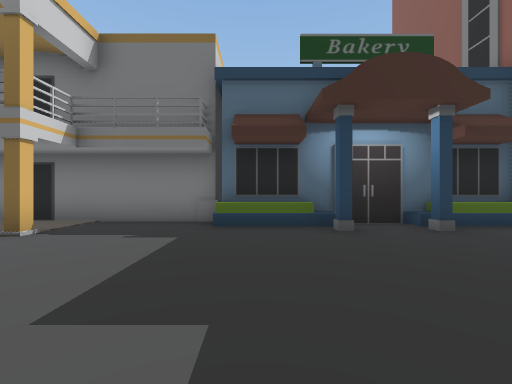
[1] (above)

16 first-person views from a walk through a Unity game level. The camera is 1.4 m above the floor, looks level and sees 90° across. The floor is counted in squares, 2 m on a side. Each view is taken from the middle of a square. On the plan, view 1 faces up. The plan holds only what a view shows up to about 9 squares ahead; the rest is blank. The place goes on beyond the plan. Some animated figures are left out.

[2]
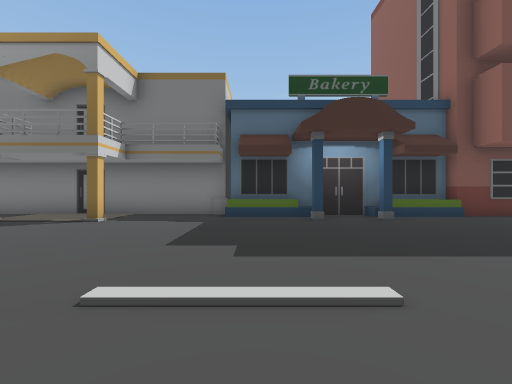

[3]
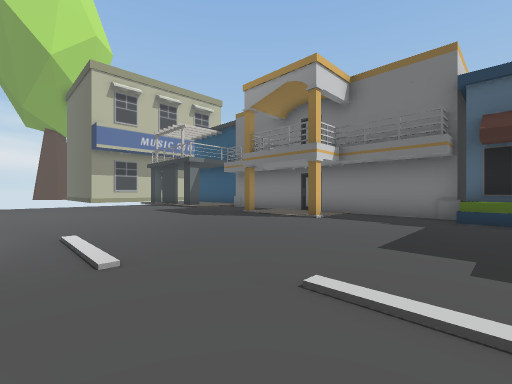

[4]
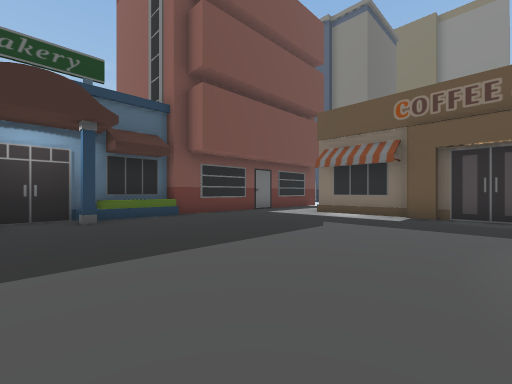

[5]
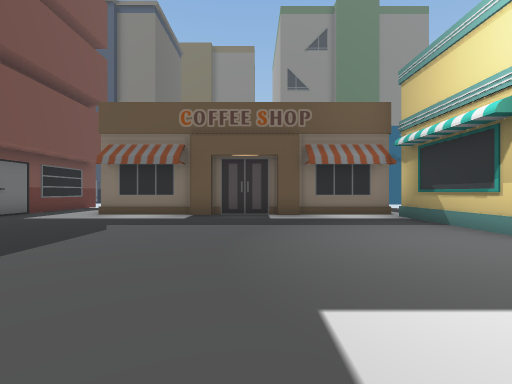

[6]
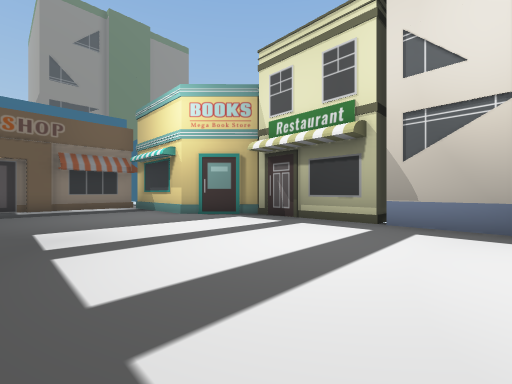

[7]
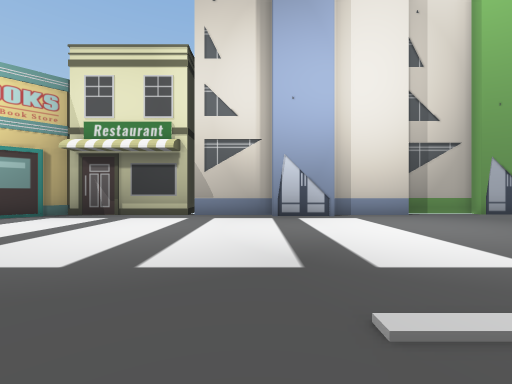

[8]
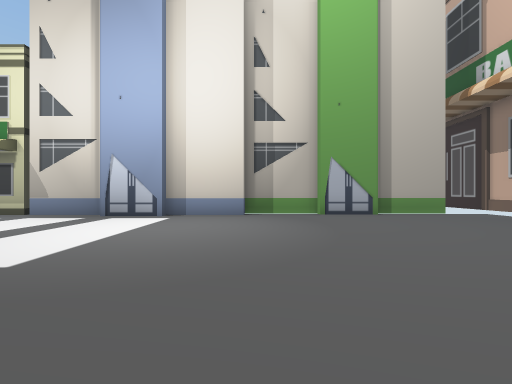

[9]
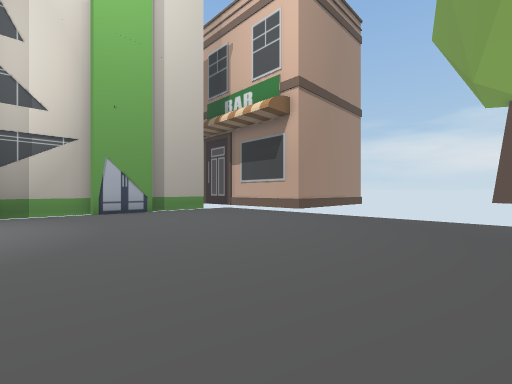

[10]
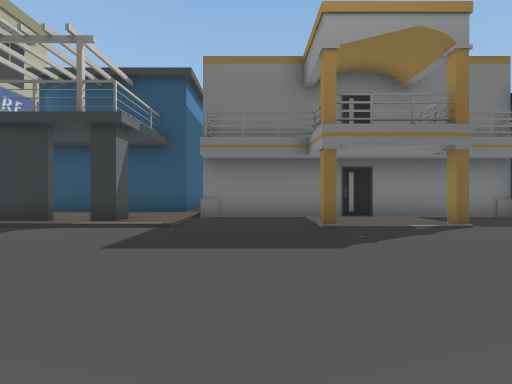

[11]
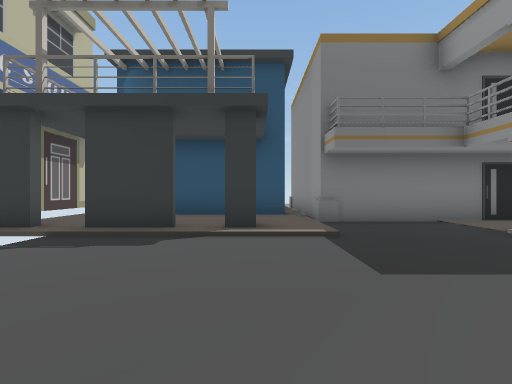

[12]
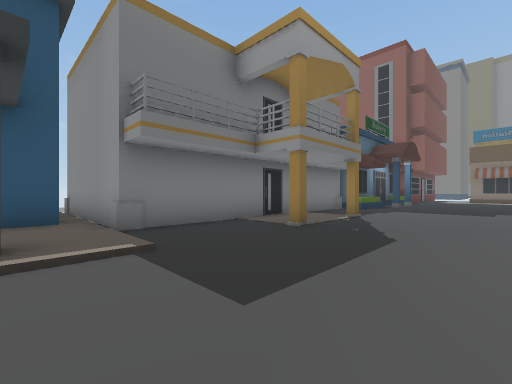

[13]
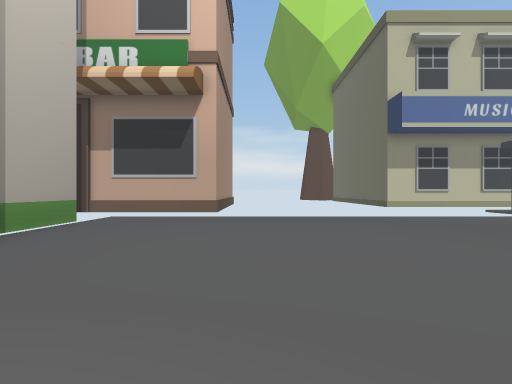

[14]
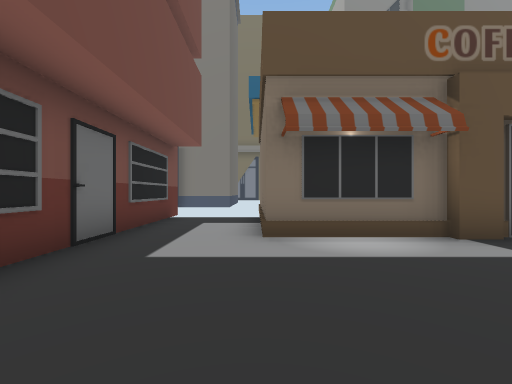

[15]
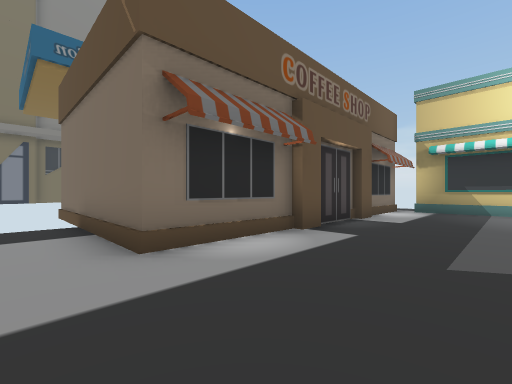

[16]
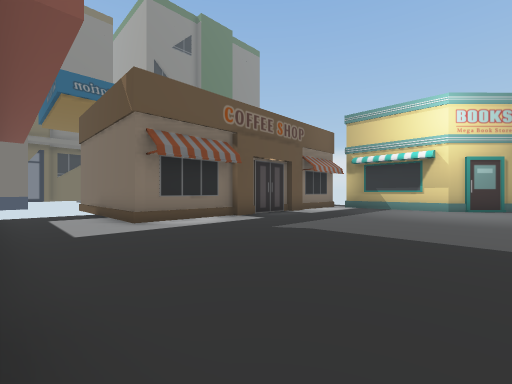

### Floor plan
Key: @ floor where view 1 was taken; # wall or solid block; . main floor; : floor 0.25 m higher than the main floor; / step, stairs or slope; ^ raised ledge; B building.
Columns run from 16 left of view 1 to 14 right of it. Each row starts with its distance up from view 1.
 11        #
 10       :#
  9       :#
  8      #:#       #
  7   ####:#       #
  6  ::::::#########BBBBBBBBBBBBBB
  5  ::::#:.......................B
  4 ##/#///..#..#.................
  3   ............................#
  2   ........................#####
  1   ........................#
  0   ..............@.........#
 -1   ........................#
 -2   ........................#
 -3   ........................#
 -4   ........................#
 -5   ........................#
 -6   ....................^####
 -7   ...................#
 -8   ....BB..BBBBBBBBBB#
 -9    BBB  BB      B

Where each view was taken, in squares from view 1:
view 1: 0 up, 0 right, facing up
view 2: 2 down, 0 right, facing up
view 3: 2 down, 0 right, facing up-left
view 4: 2 down, 2 right, facing up-right
view 5: 2 down, 2 right, facing right
view 6: 2 down, 2 left, facing down-right
view 7: 0 up, 2 left, facing down
view 8: 0 up, 7 left, facing down
view 9: 1 up, 7 left, facing down-left
view 10: 1 down, 8 left, facing up
view 11: 0 up, 11 left, facing up
view 12: 1 up, 11 left, facing up-right
view 13: 4 down, 7 left, facing left
view 14: 3 up, 6 right, facing right
view 15: 4 up, 7 right, facing down-right
view 16: 5 up, 4 right, facing down-right
